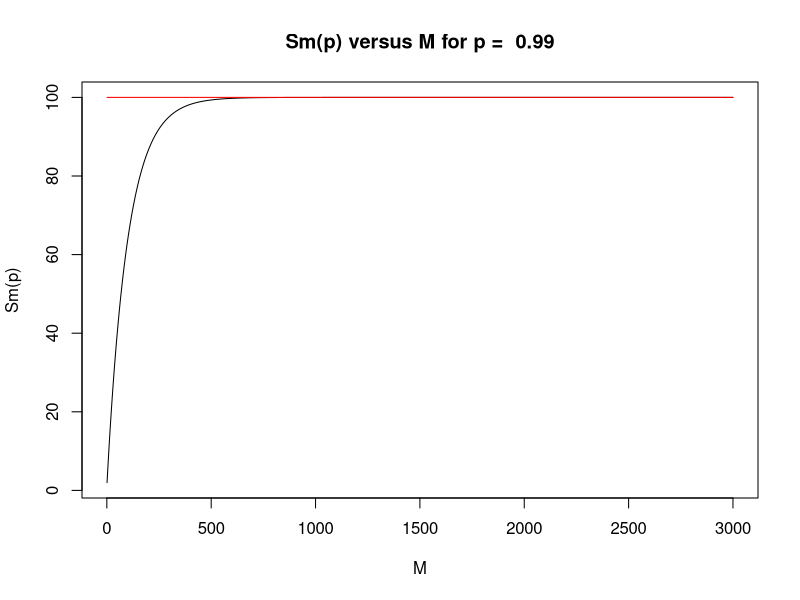
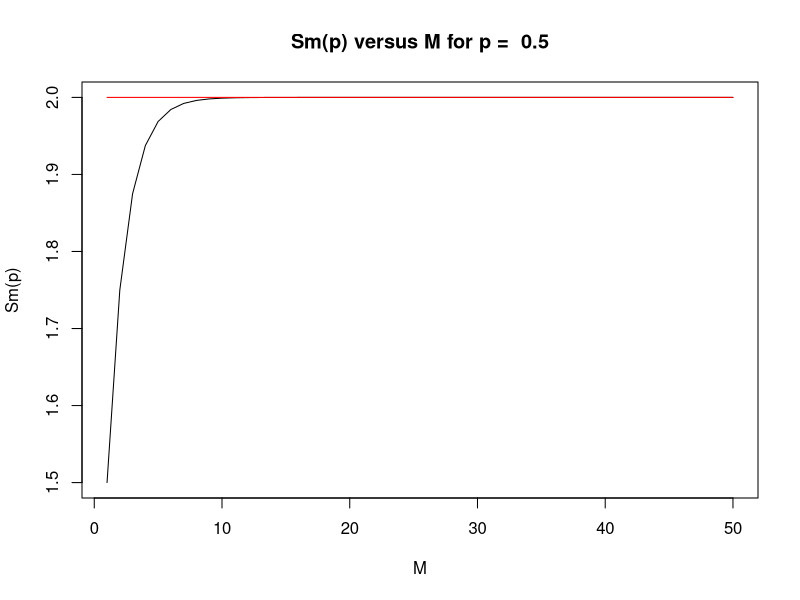
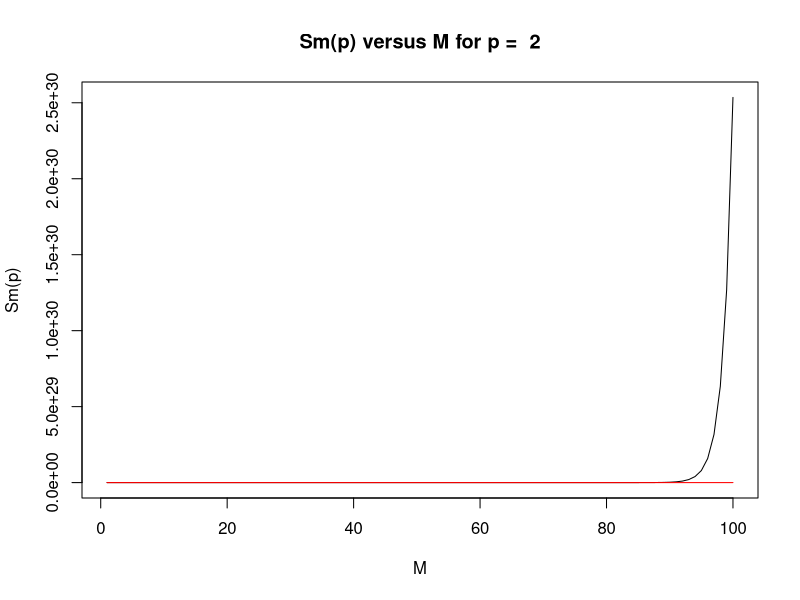
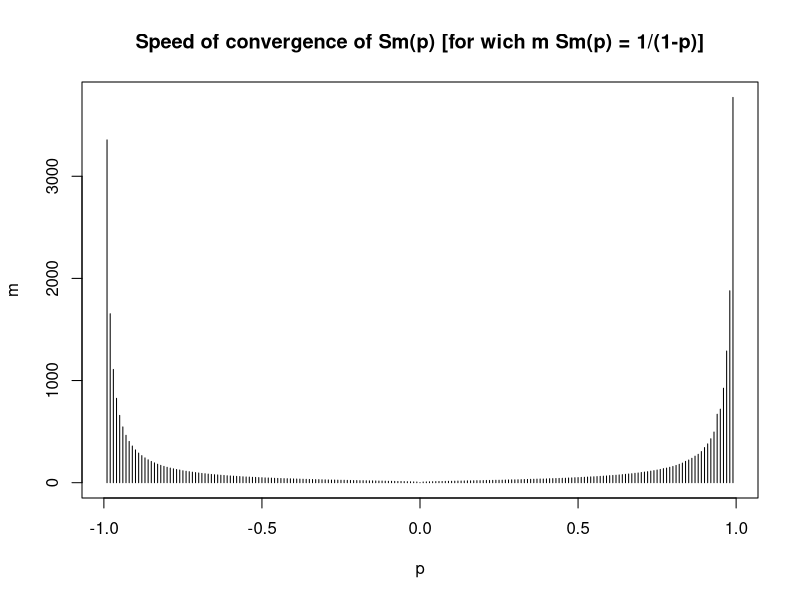
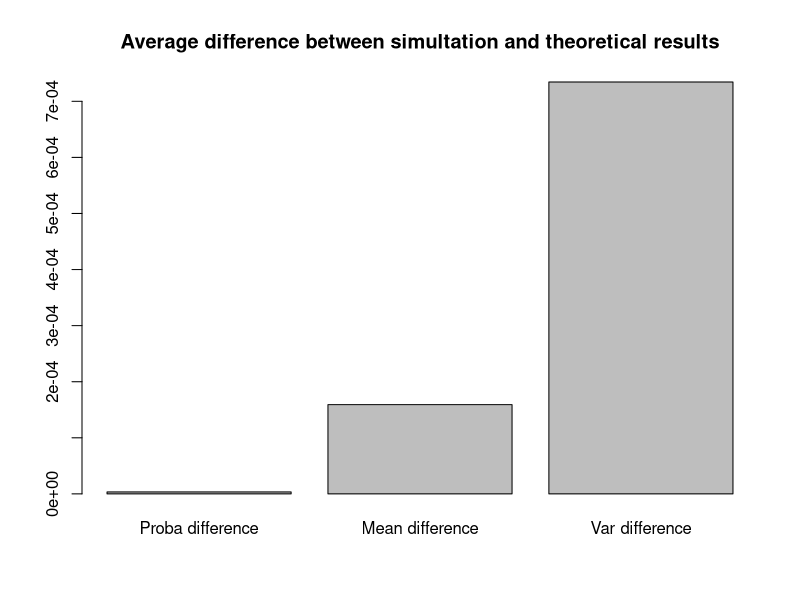

The R script that drew these images, in order:
# Part 1
# Exercice 1 Assignment 1

##### First we will compute Sm(p) for differents values of M and P ######

p <- c(-2,-1,-0.5,0.5,0.99,1.01,2) #All values of p that we are going to test
m <- c(0, 10, 100, 500, 1000) #All values of m that we are going to test

# As advised during instruction session we create a function computing all the value p^k for a given p and a range from 0 to mValue for k and return a vector with all this value
getVectorOfAllvalues <- function(pValue, mValue) {
  seqValue <- vector() #Empty vector that we will fill in with value of p^k
  for (i in 0:mValue){
    seqValue[i+1] <- pValue^i #we compute p^k and put the result in our vector
  }
  return(seqValue) #return the vector that contains all the value of p^k
}

#Create 3 variables to stock results
seqToSum <- vector() #will contains the sequence of p^k to sum
sum <- 0 #will contains the sum of all composants of the vector seqToSum
vectorValue <- vector() #will contains all the value of Sm(p) for the differents values p and m that we are going to test

#Double iteration, for all value of m and p we compute the function Sm(p) and store the result in the vector vectorValue
for(i in 1:length(m)){ #for all value of m that we want to test
  for (j in 1 :length(p)){ #for all value of p that we want to test
    seqToSum <- getVectorOfAllvalues(p[j], m[i]) #we first get all the value of p^k
    sumSeq <- sum(seqToSum) #then we sum all this value to obtain Sm(p)
    vectorValue[(i-1)*length(p)+j] <- sumSeq #finally we stock the result in vectorValue
  }
}

#We create a matrix/table to obsevrve result
SMtable<-matrix(vectorValue, ncol=length(p),byrow=TRUE)
rownames(SMtable) <- c(paste("m = ", m))
colnames(SMtable) <- paste("p =",p)
SMtable <- as.table(SMtable)

########################################### VALUE OF Sm(p) FOR DIFFERENTS VALUES OF P AND M #################################################
SMtable







#### Now, let's compare our results with the "theoretical" one #### 
#Compute 1 / (1-p) for our value of P (WARNING : when |p| >=1 result is false by definition)
theoreticalValue <- 1/(1-p)

#Supposing that the most accurable value of S(m) is when m is large, we will compare the theoretical value with the one compute with m = 1000
#We compute the start and end index of where we have stocked our value when m is equal to 1000 in the previous simulation
start <- length(vectorValue) - length(p) + 1
end <- length(vectorValue)
valueM1000 <- vectorValue[start:end] #We extract thus value to stock them in a new vector

#Now we compare our simulation value with the theoretical one
difference <- abs(theoreticalValue-valueM1000)
diffTable <-matrix(difference, ncol=length(p), byrow=TRUE)
rownames(diffTable) <- "Abs(theory-simulation)"
colnames(diffTable) <- paste("p =", p)
diffTable <- as.table(diffTable)

########################################## COMPARISON OF THEORTICAL VALUES OF Sm(p) AND THUS OBTAIN BY SIMULATION ###########################
# We obviosuly see that when |p| < 1 we obtain similar resuts, but when |p|>=1 then result diverge because the result 1/(1-p) is no longer true
diffTable

# CONLUSION : we conclude that in fact Sm(p) tends to be equal to 1/(1-p) when |p| < 1. (The case p = -1 is special because the sum is
# 1 + (-1) + 1 ... = 0 or 1 depending of the parity of m). But we see that if |p| >= 1 then Sm(p) differ from 1/(1-p).









##### We finaly plot Sm(p) versus m and add the line 1/(1-p) to get an impression of the speed of convergence #####
#Funtion that plot Sm(p) versus m and the line 1/(1-p) for a given value of p and m
plotComparison <- function(pValue, mValue) {
  theory <- 1/(1-pValue) # The theoretical value of Sm(p)
  m <- seq(1:mValue)
  theoryseq <- rep(theory, length(m))
  Sm <- vector()#vector where we will stock value of Sm(p)
  #We use a for loop to compute the different value of Sm(p) for all m between 1 and mValue
  for(i in 1:length(m)) {
    Sm[i] <- sum(getVectorOfAllvalues(pValue,i))
  }
  #finally we plot our result and add a line in red that represents the value 1/(1-p)
  plot(m,Sm,type="l",main=paste("Sm(p) versus M for p = ", pValue), xlab = "M",ylab = "Sm(p)")
  lines(m, theoryseq, col="red")
}

################################ CALL FUNCTION plotComparison TO OBTAIN A VISUALIZATION OF THE SPEED OF CONVERGENCE ##################################
#Modify arguments to get the plot of your choice

plotComparison(0.99, 3000) #converge slowly

plotComparison(0.5,50) #converge quickly

plotComparison(2,100) #differ

# WARNING: We can see that if |p| is close to 1 then we need m to be big (plot p=0.99 and m = 1000) to obtain Sm(p) = 1/(1-p), but if p is smaller
# then we do not need m to be big to observe convergence.
# CONCLUSION : Sm(p) converge faster through 1/(1-p) if p is closed to zero than to 1, and differ if |p| >= 1












#### To visualize the speed of convergence we plot the smaller value of m such that Sm(p) = 1/(1-p) for differents value of p ####
p <- seq(-0.99,0.99,0.01) # values of p we are going to test
m <- seq(1,10000,1) #value of m we are going to test
y<-vector() #Empty vector to put our result

#For all value of p we want to test
for (i in 0:length(p)) {
  theory <- 1/(1-p[i])
  l <- length(m)
  y[i] <- -1
  j <- 1
  #While Sm(p) is different thant 1/(1-p) and that we do not have test all value of m yet, compute Sm(p) and test equality
  while(j <= l && identical(y[i],-1)) {
    smp <-sum(getVectorOfAllvalues(p[i], m[j]))
    if(smp >= theory-0.000000000000001 && smp <= theory+0.000000000000001) {
      y[i] <- m[j]
    }
    j <- j+1
  }
}

######################################## PLOT OF THE SPEED OF CONVERGENCE DEPEDNING OF P AND M ###################################################
plot(p,y,type="h",main="Speed of convergence of Sm(p) [for wich m Sm(p) = 1/(1-p)]",xlab="p", ylab="m")

#WARNING: Running time ~6sec

















#Exercice 2

# Following the same idead that in the exercice 1, we will compute different value P(X=k) with X following a poison distribution pois(lamda), for differents value of k and lamda, and then compare result we obtain by simulation and the theoretical one
n <- 100000 #number of sample (higher n, better results)
k <- seq(1,100,2)
lambdas <- seq(25,75)

#Function that give us the value of P(X=k), the mean and the variance using simulation method
simulationPois <- function(kValue, lambda) {
  x <- rpois(n,lambda) #sample of random number following the poison distribution
  mean <- mean(x) #compute the mean
  var <- var(x) #compute the var
  # Estimate P(X = kValue)
  v <- (x == kValue)
  proba <- sum(v)/n
  return(c(proba, mean, var))
}

# Function that compute the theoretical result P(X=k), mean and var of a Poison distribution
formulaPois <- function(kValue, lambda) {
  mean <- lambda #by definition
  var <- lambda #by definition
  proba <- (exp(-lambda)*(lambda^kValue))/factorial(kValue) #the formula
  return(c(proba,mean,var))
}

#We create list to stock result of our computation (simulation and theoretical one)
simulationResult <- list()
theoreticalResult <- list()

#We iterate over our differents value of lambdas we want to test
for(i in 1:length(lambdas)){
  #for each of is lamdba we will test different values of k to compute P(X=k), the mean and the var
  for(j in 1:length(k)){
    #We stock the result in the appropriate list
    simulationResult[[(i-1)*length(k)+j]] <- simulationPois(k[j], lambdas[i])
    theoreticalResult[[(i-1)*length(k)+j]] <- formulaPois(k[j], lambdas[i])
  }
}

#We create a list and for each simulatin result and theoretical one we compute the difference
difference <- list()
for(i in 1:(length(k)*length(lambdas))){
  difference[[i]] <- simulationResult[[i]]-theoreticalResult[[i]]
}

#Here there are 3 functions that compute the average difference for the proba (P(X=k)), the mean and the var between the simulation and the theoretical results
averageProbaDifference <- function(differenceList) {
  vectorOfProbaDifference <- vector()
  for (i in 1:length(differenceList)){
    v <- differenceList[[i]]
    vectorOfProbaDifference[i] <- v[1]
  }
  abs(sum(vectorOfProbaDifference))/length(vectorOfProbaDifference)
}

averageMeanDifference <- function(differenceList) {
  vectorOfMeanDifference <- vector()
  for (i in 1:length(differenceList)){
    v <- differenceList[[i]]
    vectorOfMeanDifference[i] <- v[2]
  }
  abs(sum(vectorOfMeanDifference))/length(vectorOfMeanDifference)
}

averageVarDifference <- function(differenceList) {
  vectorOfVarDifference <- vector()
  for (i in 1:length(differenceList)){
    v <- differenceList[[i]]
    vectorOfVarDifference[i] <- v[3]
  }
  abs(sum(vectorOfVarDifference))/length(vectorOfVarDifference)
}

#We stock the result of this three fonction into different argument
probaDiffAve <- averageProbaDifference(difference)
meanDiffAve <- averageMeanDifference(difference)
varDiffAve <- averageVarDifference(difference)
#We put all the difference average in 1 vector so we can plot them easily
x<-c(probaDiffAve, meanDiffAve, varDiffAve)

##################################################### AVERAGE DIFFERENCE BETWEEN SIMULATIONS AND THEORETICAL RESULTS #################################
barplot(x, main="Average difference between simultation and theoretical results", names.arg=c("Proba difference","Mean difference","Var difference"))


# CONCLUSION: We can observe that the difference between the simulation and the theoritical result is really small, sometimes equal to zero. Also if we increase n, and our sample of test for lambda and k we will obtain better results.
# So we conclude that E[X] = VAR[X] = Lamdba for a X following Pois(lambda). Also P(X=k) = (exp(-lambda)*(lambda^k))/factorial(k.)

#WARNING : We test our programm with 50 lambdas, 50 differents K for each lambda and a sample of n = 100000 number each time. (running time ~10sec)





























